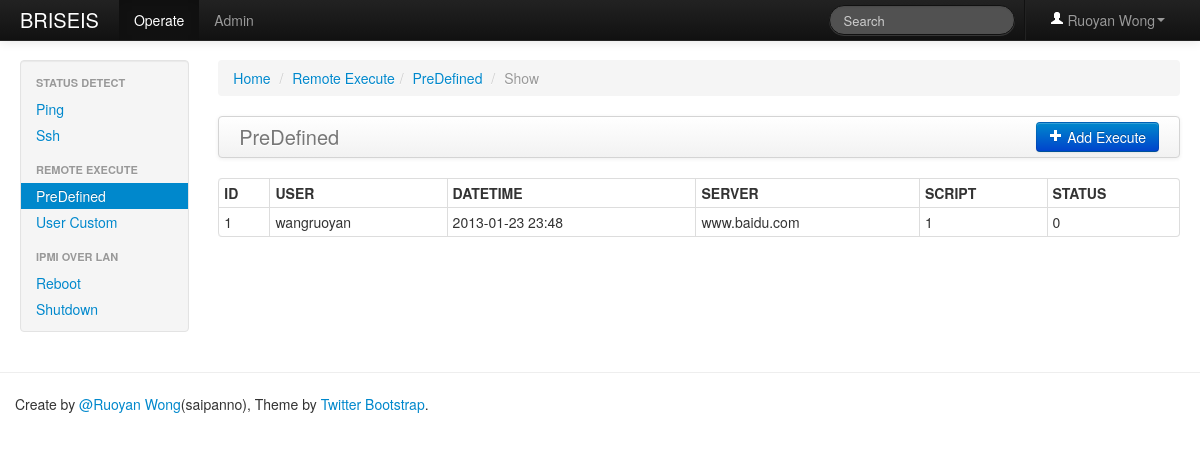
/execute/show/predefined (signed in), run on the app's committed database.
### web/models/user.py (models this page shows, shortened)
class User(db.Model):
    __tablename__ = 'user_list'
    username = db.Column(db.UnicodeText, primary_key=True)
    nickname = db.Column(db.UnicodeText)
    password = db.Column(db.UnicodeText)
    group = db.Column(db.UnicodeText)

### web/models/operate.py (models this page shows, shortened)
class PreDefinedExecute(db.Model):
    __tablename__ = 'predefined_operate_list'
    id = db.Column(db.Integer, primary_key=True)
    author = db.Column(db.UnicodeText, nullable=False)
    datetime = db.Column(db.String, nullable=False)
    server_list = db.Column(db.UnicodeText, nullable=False)
    script_id = db.Column(db.UnicodeText, nullable=False)
    template_vars = db.Column(db.UnicodeText, default=None)
    ssh_config = db.Column(db.Integer, nullable=False)
    status = db.Column(db.Integer, nullable=False)

### web/views/operate.py (the view)
@app.route('/execute/show/predefined')
@login_required
def show_predefined_execute_ctrl():
    if request.method == 'GET':
        scripts = PreDefinedScript.query.all()
        operates = PreDefinedExecute.query.filter_by(author=session['user'].username).order_by(desc(PreDefinedExecute.id)).all()
        return render_template('operate/show_predefined_execute.html', operates=operates,scripts=scripts)

### web/extensions.py (called while the page is built)
def login_required(f):
    @wraps(f)
    def wrapper(*args, **kwargs):
        if not session.get('is_login'):
            flash('Login Required.', 'error')
            return redirect(url_for('user_login_ctrl', next=request.url))
        return f(*args, **kwargs)
    return wrapper

### web/templates/operate/show_predefined_execute.html (shortened to what this page needs)
{% extends "operate/operate_base.html" %}
{% import "macro.html" as ext %}
{% block active_operate_predefined %}active{% endblock %}
{% block main %}
    <div class="span10">
        <ul class="breadcrumb">
            <li><a href="/">Home</a> <span class="divider">/</span></li>
            <li><a href="#">Remote Execute</a><span class="divider">/</span></li>
            <li><a href="#">PreDefined</a> <span class="divider">/</span></li>
            <li class="active">Show</li>
        </ul>
        <div class="navbar">
            <div class="navbar-inner">
                <a class="brand" href="#">PreDefined</a>
                <div class="btn-group pull-right">
                    <a href="{{ url_for('create_predefined_execute_ctrl')}}" class="btn btn-primary"><i class="icon-plus icon-white"></i> Add Execute</a>
                </div>
            </div>
        </div>
        <table class="table table-hover table-bordered table-condensed">
            <thead>
            <tr>
                <th>ID</th>
                <th>USER</th>
                <th>DATETIME</th>
                <th>SERVER</th>
                <th>SCRIPT</th>
                <th>STATUS</th>
            </tr>
            </thead>
            <tbody>
            {% for operate in operates %}
            <tr>
                <td>{{ operate.id }}</td>
                <td>{{ operate.author }}</td>
                <td>{{ operate.datetime }}</td>
                <td>{{ operate.server_list }}</td>
                <td>{{ operate.script_id }}</td>
                <td>{{ operate.status }}</td>
            </tr>
            {% endfor %}
            </tbody>
        </table>
    </div>
{% endblock %}

### web/templates/layout.html (shortened to what this page needs)
{% extends "header.html" %}
{% import "macro.html" as ext %}
{% block body %}
    <div class="navbar navbar-inverse navbar-fixed-top">
        <div class="navbar-inner">
            <div class="container-fluid">
                <a class="brand" href="{{ url_for('index_ctrl') }}">BRISEIS</a>
                <ul class="nav">
                    <li class="{% block active_operate %}{% endblock %}"><a href="{{ url_for("show_ping_detect_ctrl") }}">Operate</a></li>
                    <li class="{% block active_admin %}{% endblock %}"><a href="{{ url_for("list_script_ctrl") }}">Admin</a></li>
                </ul>
                <ul class="nav pull-right">
                    <li class="divider-vertical"></li>
                    <li class="dropdown"><a href="#" class="dropdown-toggle" data-toggle="dropdown"><i class="icon-user icon-white"></i> {{ session['user'].nickname }}<b class="caret"></b></a>
                    </li>
                </ul>
                <form class="navbar-search pull-right" action="">
                    <input class="search-query span2" placeholder="Search" type="text">
                </form>
            </div>
        </div>
    </div>
    <div class="container-fluid">
        <div class="row-fluid">
            {% block sidebar %}
            {% endblock %}
            {% block main %}{% endblock %}
        </div>
    </div>
{% endblock %}

### web/templates/layout.html (style rules this page uses)
body { padding-top: 60px; padding-bottom: 40px; }

### data on the page
User: user.nickname "Ruoyan Wong"
PreDefinedExecute: id "1", author "wangruoyan", datetime "2013-01-23 23:48", server_list "www.baidu.com", script_id "1", status "0"
